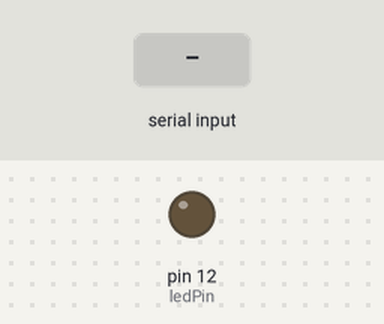
The sketch below on a simulated Arduino Uno, built with avr-gcc and run on an emulated ATmega328P. Parts: output pins drawn as LEDs (lit = HIGH). Inputs (shaded band) come from the test bench.

Above: at 1.2 s.
1.3 s: "90 45\n" received over Serial
At 1.7 s:
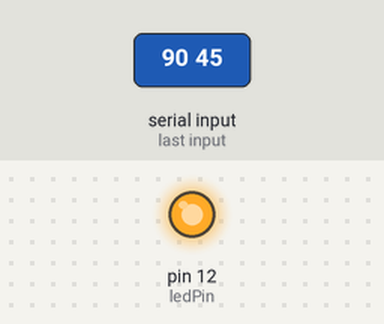
Timing chart, 0 to 10.3 s (numbered marks = the images above; inputs shaded):
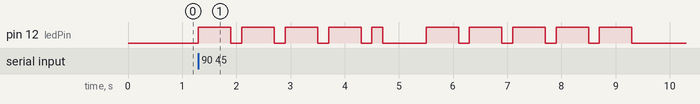

Measured:
- after the input at 1.3 s, pin 12 (ledPin): goes 4 × (HIGH 0.60 s, LOW 0.20 s), HIGH 0.20 s, LOW 0.80 s, 4 × (HIGH 0.60 s, LOW 0.20 s), HIGH 0.60 s, then LOW, starting at once

The sketch:

Project_3.ino
```cpp
int ledPin = 12;

char* letters[] = {".-", "-...", "-.-.", "-..", ".", "..-.", "--.", "....",
"..", ".---", "-.-", ".-..", "--", "-.", "---", ".--.","--.-",
".-.", "...", "-", "..-", ".--", "...-", ".--", "-..-", "-.--", "--.."}; // Array of all letters

char* numbers[] = {"-----", ".----", "..---", "...--", "....-", ".....", "-....", "--...", "---..", "----."}; // Array of all numbers

int dotDelay = 200;

void setup(){
  pinMode(ledPin, OUTPUT);
  Serial.begin(9600);
}

void loop(){
  char ch; //initializes variable for a single letter/number
  if (Serial.available()){ // Checks if there any characters that have been input into the Serial monitor
    ch = Serial.read(); //Reads one letter
    if (ch >= 'a' && ch <= 'z'){ // Checks if it is lowercase
      flashSequence(letters[ch - 'a']);
    }
    else if (ch >= 'A' && ch <= 'Z'){ // Checks if it is uppercase
      flashSequence(letters[ch - 'A']);
    }
    else if (ch >= '0' && ch <='9'){ // Checks if it is a number
      flashSequence(numbers[ch - '0']);
    }
    else if (ch == ' '){ // Checks if it is empty/space
      delay(dotDelay * 4);
    }
  }
}

void flashSequence(char* sequence){ // This function expects a string, but it doesn't have to be named sequence, that is just a placeholder name
  int i = 0;
  while (sequence[i] != NULL){ // In every string, there is a hidden NULL at the send to signal to the machine that that string has ended
    flashDotOrDash(sequence[i]);
    i++;
  }
  delay(dotDelay * 3);
}

void flashDotOrDash(char dotOrDash){
  digitalWrite(ledPin, HIGH);
  if (dotOrDash == '.'){
    delay(dotDelay);
  }
  else{ // Anything other than . is a -
    delay(dotDelay * 3);
  }
  digitalWrite(ledPin, LOW);
  delay(dotDelay);
}
```
